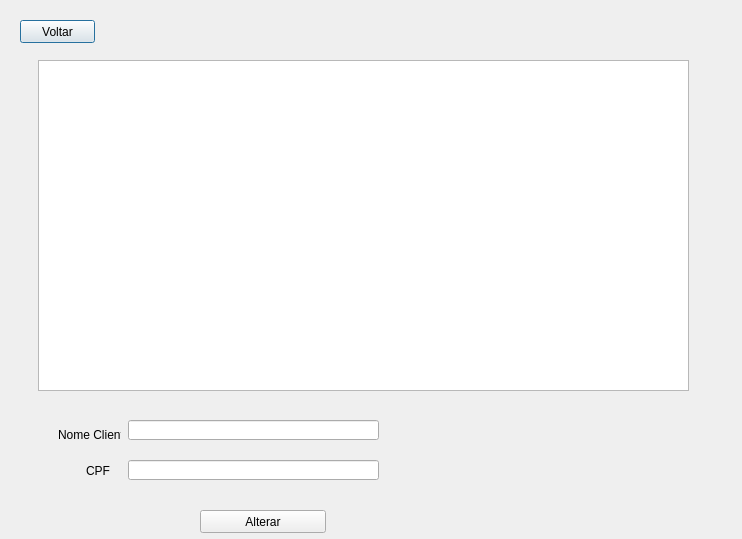
<?xml version="1.0" encoding="UTF-8"?>
<ui version="4.0">
 <class>TelaListarMotoristaJ</class>
 <widget class="QDialog" name="TelaListarMotoristaJ">
  <property name="geometry">
   <rect>
    <x>0</x>
    <y>0</y>
    <width>742</width>
    <height>539</height>
   </rect>
  </property>
  <property name="windowTitle">
   <string>Dialog</string>
  </property>
  <widget class="QLabel" name="label_CPF">
   <property name="geometry">
    <rect>
     <x>86</x>
     <y>450</y>
     <width>31</width>
     <height>41</height>
    </rect>
   </property>
   <property name="text">
    <string>CPF</string>
   </property>
  </widget>
  <widget class="QLabel" name="labelNomeMot">
   <property name="geometry">
    <rect>
     <x>58</x>
     <y>410</y>
     <width>63</width>
     <height>49</height>
    </rect>
   </property>
   <property name="text">
    <string>Nome Cliente</string>
   </property>
  </widget>
  <widget class="QLineEdit" name="txtCPF">
   <property name="geometry">
    <rect>
     <x>128</x>
     <y>460</y>
     <width>251</width>
     <height>20</height>
    </rect>
   </property>
  </widget>
  <widget class="QPushButton" name="pushButtonVoltar">
   <property name="geometry">
    <rect>
     <x>20</x>
     <y>20</y>
     <width>75</width>
     <height>23</height>
    </rect>
   </property>
   <property name="text">
    <string>Voltar</string>
   </property>
  </widget>
  <widget class="QLineEdit" name="txtNomeMotorista">
   <property name="geometry">
    <rect>
     <x>128</x>
     <y>420</y>
     <width>251</width>
     <height>20</height>
    </rect>
   </property>
  </widget>
  <widget class="QTableWidget" name="tblMotorista">
   <property name="geometry">
    <rect>
     <x>38</x>
     <y>60</y>
     <width>651</width>
     <height>331</height>
    </rect>
   </property>
   <property name="selectionMode">
    <enum>QAbstractItemView::SingleSelection</enum>
   </property>
   <property name="selectionBehavior">
    <enum>QAbstractItemView::SelectRows</enum>
   </property>
  </widget>
  <widget class="QPushButton" name="pushButton_Alterar">
   <property name="geometry">
    <rect>
     <x>200</x>
     <y>510</y>
     <width>126</width>
     <height>23</height>
    </rect>
   </property>
   <property name="text">
    <string>Alterar</string>
   </property>
  </widget>
 </widget>
 <resources/>
 <connections/>
</ui>
